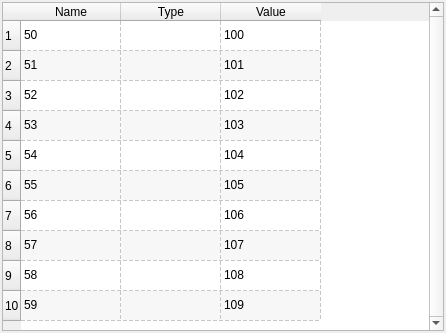
<ui version="4.0" >
 <class>EditShapefileAttributesWidget</class>
 <widget class="QWidget" name="EditShapefileAttributesWidget" >
  <property name="geometry" >
   <rect>
    <x>0</x>
    <y>0</y>
    <width>446</width>
    <height>333</height>
   </rect>
  </property>
  <property name="windowTitle" >
   <string>Form</string>
  </property>
  <layout class="QVBoxLayout" >
   <property name="leftMargin" >
    <number>2</number>
   </property>
   <property name="topMargin" >
    <number>2</number>
   </property>
   <property name="rightMargin" >
    <number>2</number>
   </property>
   <property name="bottomMargin" >
    <number>2</number>
   </property>
   <item>
    <widget class="QTableWidget" name="table_elements" >
     <property name="sizePolicy" >
      <sizepolicy vsizetype="Expanding" hsizetype="Expanding" >
       <horstretch>0</horstretch>
       <verstretch>0</verstretch>
      </sizepolicy>
     </property>
     <property name="styleSheet" >
      <string/>
     </property>
     <property name="verticalScrollBarPolicy" >
      <enum>Qt::ScrollBarAlwaysOn</enum>
     </property>
     <property name="horizontalScrollBarPolicy" >
      <enum>Qt::ScrollBarAlwaysOff</enum>
     </property>
     <property name="alternatingRowColors" >
      <bool>true</bool>
     </property>
     <property name="selectionBehavior" >
      <enum>QAbstractItemView::SelectItems</enum>
     </property>
     <property name="verticalScrollMode" >
      <enum>QAbstractItemView::ScrollPerItem</enum>
     </property>
     <property name="gridStyle" >
      <enum>Qt::DashLine</enum>
     </property>
     <row/>
     <row/>
     <row/>
     <row/>
     <row/>
     <row/>
     <row/>
     <row/>
     <row/>
     <row/>
     <column>
      <property name="text" >
       <string>Name</string>
      </property>
     </column>
     <column>
      <property name="text" >
       <string>Type</string>
      </property>
     </column>
     <column>
      <property name="text" >
       <string>Value</string>
      </property>
     </column>
     <item row="0" column="0" >
      <property name="text" >
       <string>50</string>
      </property>
     </item>
     <item row="0" column="2" >
      <property name="text" >
       <string>100</string>
      </property>
     </item>
     <item row="1" column="0" >
      <property name="text" >
       <string>51</string>
      </property>
     </item>
     <item row="1" column="2" >
      <property name="text" >
       <string>101</string>
      </property>
     </item>
     <item row="2" column="0" >
      <property name="text" >
       <string>52</string>
      </property>
     </item>
     <item row="2" column="2" >
      <property name="text" >
       <string>102</string>
      </property>
     </item>
     <item row="3" column="0" >
      <property name="text" >
       <string>53</string>
      </property>
     </item>
     <item row="3" column="2" >
      <property name="text" >
       <string>103</string>
      </property>
     </item>
     <item row="4" column="0" >
      <property name="text" >
       <string>54</string>
      </property>
     </item>
     <item row="4" column="2" >
      <property name="text" >
       <string>104</string>
      </property>
     </item>
     <item row="5" column="0" >
      <property name="text" >
       <string>55</string>
      </property>
     </item>
     <item row="5" column="2" >
      <property name="text" >
       <string>105</string>
      </property>
     </item>
     <item row="6" column="0" >
      <property name="text" >
       <string>56</string>
      </property>
     </item>
     <item row="6" column="2" >
      <property name="text" >
       <string>106</string>
      </property>
     </item>
     <item row="7" column="0" >
      <property name="text" >
       <string>57</string>
      </property>
     </item>
     <item row="7" column="2" >
      <property name="text" >
       <string>107</string>
      </property>
     </item>
     <item row="8" column="0" >
      <property name="text" >
       <string>58</string>
      </property>
     </item>
     <item row="8" column="2" >
      <property name="text" >
       <string>108</string>
      </property>
     </item>
     <item row="9" column="0" >
      <property name="text" >
       <string>59</string>
      </property>
     </item>
     <item row="9" column="2" >
      <property name="text" >
       <string>109</string>
      </property>
     </item>
    </widget>
   </item>
  </layout>
 </widget>
 <resources>
  <include location="../qt-resources/qt_widgets.qrc" />
 </resources>
 <connections/>
</ui>
